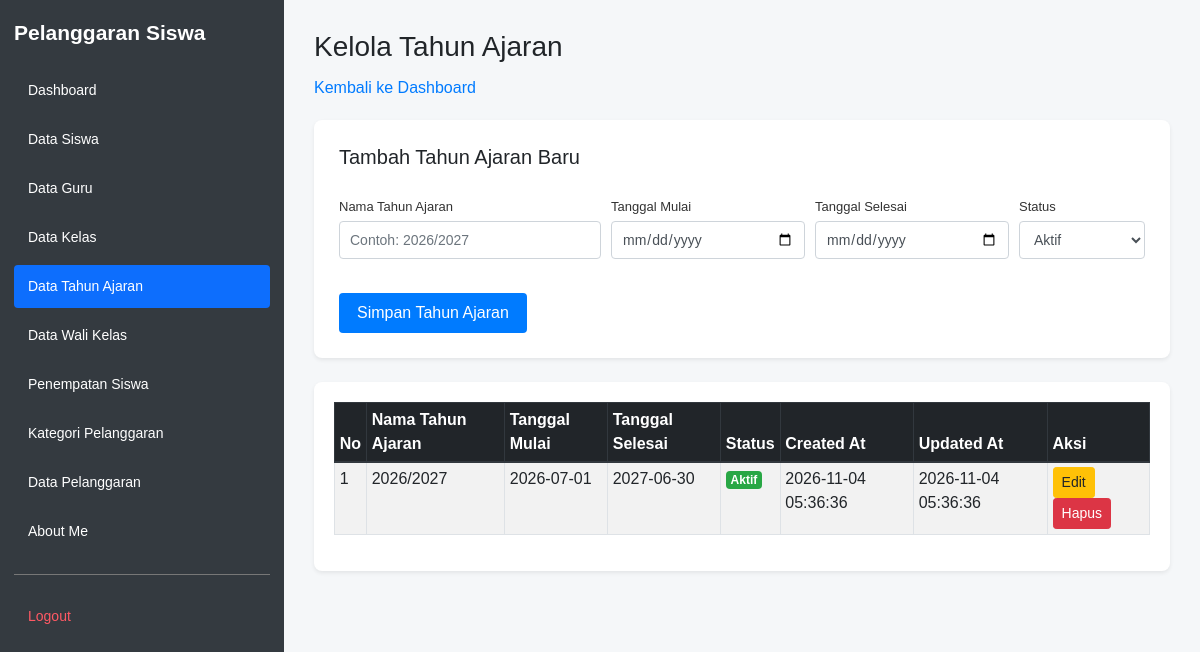
Page /kelola_tahun_ajaran.php (signed in) on the committed database.
### tables this page shows
CREATE TABLE `t_tahun_ajaran` (
  `id` int(11) NOT NULL AUTO_INCREMENT,
  `nama` varchar(20) DEFAULT NULL,
  `tanggal_mulai` date NOT NULL,
  `tanggal_selesai` date NOT NULL,
  `status_aktif` tinyint(1) NOT NULL,
  `created_at` timestamp NOT NULL DEFAULT current_timestamp(),
  `updated_at` timestamp NOT NULL DEFAULT current_timestamp(),
  PRIMARY KEY (`id`),
  UNIQUE KEY `uq_t_tahun_ajaran_nama` (`nama`)
);

### kelola_tahun_ajaran.php (the view, shortened to what this page needs)
<?php
include 'config/koneksi.php';
$sql = "SELECT * FROM t_tahun_ajaran ORDER BY id DESC";
$hasil = mysqli_query($koneksi, $sql);
?>
<!DOCTYPE html>
<html lang="id">
<head>
    <link rel="stylesheet" href="https://cdn.jsdelivr.net/npm/bootstrap@4.1.3/dist/css/bootstrap.min.css">
    <link rel="stylesheet" href="https://cdn.datatables.net/1.13.8/css/jquery.dataTables.min.css">
    <link rel="stylesheet" href="layout/layout.css">
</head>
<body>
<?php include 'layout/sidebar.php'; ?>
<main class="app-main">
    <div class="page-header">
        <h1>Kelola Tahun Ajaran</h1>
            <a href="dashboard.php">Kembali ke Dashboard</a>
    </div>
    <div class="form-card form-card-full shadow-sm mb-4">
        <h5 class="mb-3">Tambah Tahun Ajaran Baru</h5>
        <form action="proses_tambah_tahun_ajaran.php" method="POST">
            <div class="form-row">
                <div class="form-group col-md-4">
                    <label>Nama Tahun Ajaran</label>
                    <input type="text" name="nama" class="form-control"
                           required placeholder="Contoh: 2026/2027">
                </div>
                <div class="form-group col-md-3">
                    <label>Tanggal Mulai</label>
                    <input type="date" name="tanggal_mulai" class="form-control" required>
                </div>
                <div class="form-group col-md-3">
                    <label>Tanggal Selesai</label>
                    <input type="date" name="tanggal_selesai" class="form-control" required>
                </div>
                <div class="form-group col-md-2">
                    <label>Status</label>
                    <select name="status_aktif" class="form-control" required>
                        <option value="1">Aktif</option>
                    </select>
                </div>
            </div>
            <button type="submit" name="simpan" class="btn btn-primary">
                Simpan Tahun Ajaran
            </button>
        </form>
    </div>
            <div class="table-card shadow-sm">
            <table id="tabelTahunAjaran" class="table table-striped table-bordered table-hover table-sm">
                <thead class="thead-dark">
                    <tr>
                        <th>No</th>
                        <th>Nama Tahun Ajaran</th>
                        <th>Tanggal Mulai</th>
                        <th>Tanggal Selesai</th>
                        <th>Status</th>
                        <th>Created At</th>
                        <th>Updated At</th>
                        <th>Aksi</th>
                    </tr>
                </thead>
                <tbody>
                    <?php
                    $no = 1;
                    while ($data = mysqli_fetch_assoc($hasil)) {
                    ?>
                    <tr>
                        <td><?php echo $no++; ?></td>
                        <td><?php echo htmlspecialchars($data['nama'] ?? '-'); ?></td>
                        <td><?php echo htmlspecialchars($data['tanggal_mulai'] ?? '-'); ?></td>
                        <td><?php echo htmlspecialchars($data['tanggal_selesai'] ?? '-'); ?></td>
                        <td>
                            <?php if ((int)($data['status_aktif'] ?? 0) === 1) { ?>
                                <span class="badge badge-success">Aktif</span>
                            <?php } else { ?>
                                <span class="badge badge-secondary">Tidak Aktif</span>
                            <?php } ?>
                        </td>
                        <td><?php echo htmlspecialchars($data['created_at'] ?? '-'); ?></td>
                        <td><?php echo htmlspecialchars($data['updated_at'] ?? '-'); ?></td>
                        <td>
                            <a href="edit_tahun_ajaran.php?id=<?php echo (int)$data['id']; ?>"
                               class="btn btn-warning btn-sm">Edit</a>
                            <a href="hapus_tahun_ajaran.php?id=<?php echo (int)$data['id']; ?>"
                               class="btn btn-danger btn-sm"
                               onclick="return confirm('Yakin ingin menghapus tahun ajaran ini?')">
                                Hapus
                            </a>
                        </td>
                    </tr>
                    <?php } ?>
                </tbody>
            </table>
            </div>
        </main>
</body>
</html>

### layout/layout.css (style rules this page uses)
* { box-sizing: border-box; }
html, body { margin: 0; padding: 0; min-height: 100vh; font-family: Arial, sans-serif; background: #f5f7f9; }
.app-main { display: block; width: auto; min-width: 0; min-height: 100vh; margin-left: 284px; padding: 30px; }
.app-main h1, .app-main h2 { margin-top: 0; }
.page-header { margin-bottom: 20px; }
.page-header h1 { font-size: 28px; margin-bottom: 12px; }
.table-card { background: #ffffff; border-radius: 8px; padding: 20px; width: 100%; }
.form-card { background: #ffffff; border-radius: 8px; padding: 25px; max-width: 720px; }
.form-card-full { max-width: 100%; }
.form-card label { display: block; font-size: 13px; margin: 12px 0 5px; color: #333; }
.form-card input[type="text"], .form-card input[type="email"], .form-card input[type="password"], .form-card input[type="date"], .form-card input[type="number"], .form-card select, .form-card textarea { width: 100%; padding: 8px 10px; border: 1px solid #ced4da; border-radius: 4px; font-size: 14px; box-sizing: border-box; }
.form-card button { margin-top: 18px; padding: 8px 18px; border: none; border-radius: 4px; cursor: pointer; }

### rows in the picture
t_tahun_ajaran: nama "2026/2027", tanggal_mulai "2026-07-01", tanggal_selesai "2027-06-30", status_aktif "Aktif", created_at "2026-11-04 05:36:36", updated_at "2026-11-04 05:36:36"

### other values in the picture
$label "Dashboard"
$label "Data Siswa"
$label "Data Guru"
$label "Data Kelas"
$label "Data Tahun Ajaran"
$label "Data Wali Kelas"
$label "Penempatan Siswa"
$label "Kategori Pelanggaran"
$label "Data Pelanggaran"
$label "About Me"
